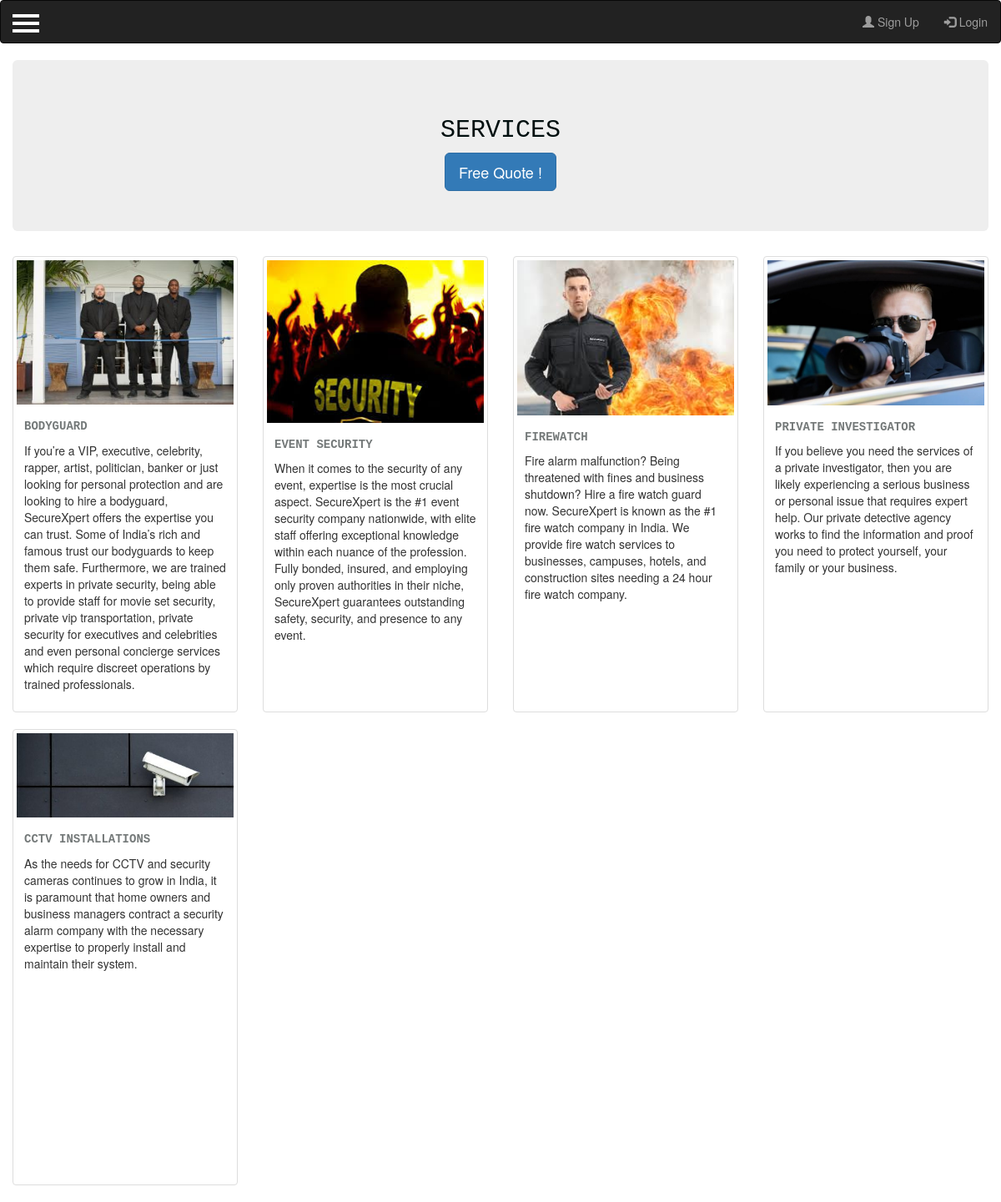
Screenshot of /secureX_site/service/ with the database file from the repository.
### secureX_site/models.py (models this page shows, shortened)
class Service(models.Model):
    title = models.CharField(max_length=100)
    information = models.TextField()
    contact = models.CharField(max_length=20)
    cost = models.CharField(max_length=20)
    image = models.ImageField(default='default.jpg',upload_to='images/')

### secureX_site/views.py (the view)
# urls.py: path('service/',views.Service_index,name='services'),
def Service_index(request):
    services = Service.objects.all()
    context = {
        'services': services
    }
    return render(request, 'secureX_site/service.html', context)

### secureX_site/templates/secureX_site/service.html (shortened to what this page needs)
{% extends "secureX_site/base.html" %}
{% load static %}
{% block content %}
<section class="jumbotron text-center">
    <div class="container">
      <h2 style="color:#010f0f; font-family:'Courier New'" >SERVICES</h2>
      <a href="{% url 'servicerequest' %}" class="btn btn-lg btn-primary my-2">Free Quote !</a>
    </div>
  </section>
<div class="row">
{% for service in services %}
    <div class="col-md-3 ">
        <div class="thumbnail">
            <img width="100%" height="100" src= "{{ service.image.url }}">
            <div class="caption">
                <h5  style="color:#747979; font-family:'Courier New'" class="card-title"><b>{{ service.title }}</b></h5>
                <p >{{ service.information }}</p>
            </div>
        </div>
    </div>
 {% endfor %}
</div>
{% endblock content %}

### secureX_site/templates/secureX_site/base.html (shortened to what this page needs)
<html>
<head>
    <link href="//maxcdn.bootstrapcdn.com/bootstrap/3.3.0/css/bootstrap.min.css" rel="stylesheet" id="bootstrap-css">
     <!-- {% load static %}
     <img src="{% static 'catalog/images/local_library_model_uml.png' %}" alt="UML diagram" style="width:555px;height:540px;">    -->
     {% load static %}
     <link rel="stylesheet" href="{% static 'css/styles.css' %}">
</head>
<body>
    <div id="wrapper" class="">
        <nav class="navbar navbar-inverse">
            <div class="container-fluid">
              <ul class="nav navbar-nav navbar-right">
                {%if user.is_authenticated %}
                <li><a href="{% url 'my_profile' %}"><span class="glyphicon glyphicon-user"></span> Profile</a></li>
                <li><a href="{% url 'logout' %}"><span class="glyphicon glyphicon-log-out"></span> Logout</a></li>
                {% else %}
                <li><a href="{% url 'register' %}"><span class="glyphicon glyphicon-user"></span> Sign Up</a></li>
                <li><a href="{% url 'login' %}"><span class="glyphicon glyphicon-log-in"></span> Login</a></li>
                {% endif %}
              </ul>
            </div>
        </nav>
        <div id="page-content-wrapper">
           <button type="button" class="hamburger animated fadeInLeft is-closed" data-toggle="offcanvas">
           <span class="hamb-top"></span>
           <span class="hamb-middle"></span>
           <span class="hamb-bottom"></span>
           </button>
           <div class="container">
                {% block content %}{% endblock %}
           </div>
        </div>
     </div>
</body>
</html>

### secureX_site/static/css/styles.css (style rules this page uses)
body { position: relative; overflow-x: hidden; }
body, html { height: 100%; }
#wrapper { padding-left: 0; -webkit-transition: all 0.5s ease; -moz-transition: all 0.5s ease; -ms-transition: all 0.5s ease; -o-transition: all 0.5s ease; transition: all 0.5s ease; }
#page-content-wrapper { width: 100%; }
.container { width: 100%; position: relative }
.hamburger { background: transparent; border: none; display: block; height: 32px; margin-left: 15px; position: fixed; top: 12px; width: 32px; z-index: 999; }
.hamburger.is-closed:before { -webkit-transform: translate3d(0, 0, 0); -moz-transform: translate3d(0, 0, 0); -ms-transform: translate3d(0, 0, 0); -o-transform: translate3d(0, 0, 0); transform: translate3d(0, 0, 0); -webkit-transition: all 0.35s ease-in-out; -moz-transition: all 0.35s ease-in-out; -ms-transition: all 0.35s ease-in-out; -o-transition: all 0.35s ease-in-out; transition: all 0.35s ease-in-out; content: ''; display: block; font-size: 14px; line-height: 32px; -ms-opacity: 0; opacity: 0; text-align: center; width: 100px; }
.hamburger.is-closed .hamb-top { -webkit-transition: all 0.35s ease-in-out; -moz-transition: all 0.35s ease-in-out; -ms-transition: all 0.35s ease-in-out; -o-transition: all 0.35s ease-in-out; transition: all 0.35s ease-in-out; top: 5px; }
.hamburger.is-closed .hamb-middle { margin-top: -2px; top: 50%; }
.hamburger.is-closed .hamb-bottom { -webkit-transition: all 0.35s ease-in-out; -moz-transition: all 0.35s ease-in-out; -ms-transition: all 0.35s ease-in-out; -o-transition: all 0.35s ease-in-out; transition: all 0.35s ease-in-out; bottom: 5px; }
.hamburger.is-closed .hamb-top, .hamburger.is-closed .hamb-middle, .hamburger.is-closed .hamb-bottom, .hamburger.is-open .hamb-top, .hamburger.is-open .hamb-middle, .hamburger.is-open .hamb-bottom { height: 4px; left: 0; position: absolute; width: 100%; }
.hamb-bottom, .hamb-middle, .hamb-top { background-color: white; }

### rows the page displays
Service: image (picture), title "BODYGUARD", information "If you’re a VIP, executive, celebrity, rapper, artist, politician, banker or just looking for personal protection and are looking to hire a bodyguard, SecureXpert offers the expertise you can trust. Some of India’s rich and famous trust our bodyguards to keep them safe. Furthermore, we are trained experts in private security, being able to provide staff for movie set security, private vip transportation, private security for executives and celebrities and even personal concierge services which require discreet operations by trained professionals."
Service: image (picture), title "EVENT SECURITY", information "When it comes to the security of any event, expertise is the most crucial aspect. SecureXpert is the #1 event security company nationwide, with elite staff offering exceptional knowledge within each nuance of the profession. Fully bonded, insured, and employing only proven authorities in their niche, SecureXpert guarantees outstanding safety, security, and presence to any event."
Service: image (picture), title "FIREWATCH", information "Fire alarm malfunction? Being threatened with fines and business shutdown? Hire a fire watch guard now. SecureXpert is known as the #1 fire watch company in India. We provide fire watch services to businesses, campuses, hotels, and construction sites needing a 24 hour fire watch company."
Service: image (picture), title "PRIVATE INVESTIGATOR", information "If you believe you need the services of a private investigator, then you are likely experiencing a serious business or personal issue that requires expert help. Our private detective agency works to find the information and proof you need to protect yourself, your family or your business."
Service: image (picture), title "CCTV INSTALLATIONS", information "As the needs for CCTV and security cameras continues to grow in India, it is paramount that home owners and business managers contract a security alarm company with the necessary expertise to properly install and maintain their system."
